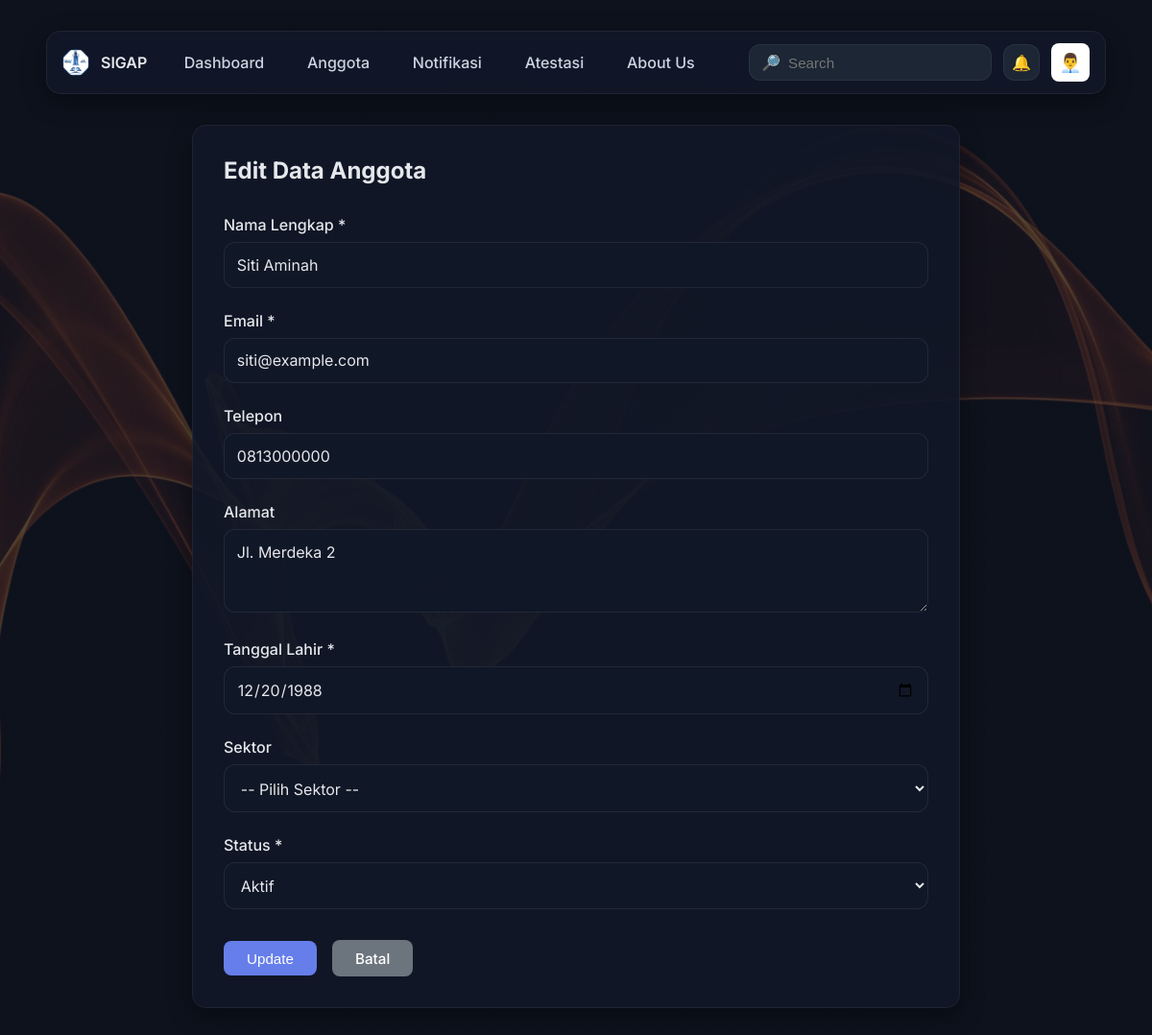
/edit_member.php?id=2, run on the app's committed database.
### tables this page shows
CREATE TABLE IF NOT EXISTS `members` (
  `id` INT UNSIGNED NOT NULL AUTO_INCREMENT,
  `nama` VARCHAR(255) NOT NULL,
  `email` VARCHAR(255) DEFAULT NULL,
  `telepon` VARCHAR(50) DEFAULT NULL,
  `alamat` TEXT DEFAULT NULL,
  `tanggal_lahir` DATE DEFAULT NULL,
  `tanggal_bergabung` DATE DEFAULT NULL,
  `status` VARCHAR(50) NOT NULL DEFAULT 'Aktif',
  `foto` VARCHAR(255) DEFAULT NULL,
  `jenis_kelamin` VARCHAR(20) DEFAULT NULL,
  `pekerjaan` VARCHAR(255) DEFAULT NULL,
  `created_at` DATETIME NOT NULL DEFAULT CURRENT_TIMESTAMP,
  `updated_at` DATETIME NOT NULL DEFAULT CURRENT_TIMESTAMP ON UPDATE CURRENT_TIMESTAMP,
  PRIMARY KEY (`id`),
  INDEX `idx_members_email` (`email`),
  INDEX `idx_members_status` (`status`),
  INDEX `idx_members_created_at` (`created_at`)
);

### edit_member.php (the view, shortened to what this page needs)
<?php
require_once 'config.php';
$id = isset($_GET['id']) ? intval($_GET['id']) : 0;
$stmt = $conn->prepare("SELECT * FROM members WHERE id = ? LIMIT 1");
if ($stmt) {
    $stmt->bind_param('i', $id);
    $stmt->execute();
    $result = $stmt->get_result();
    $member = $result->fetch_assoc();
} else {
    header("Location: dashboard.php");
    exit();
}
include 'includes/header.php';
?>
<div class="container">
    <div class="form-container">
        <h2>Edit Data Anggota</h2>
        <form method="POST" action="">
            <div class="form-group">
                <label for="nama">Nama Lengkap *</label>
                <input type="text" id="nama" name="nama" value="<?php echo htmlspecialchars($member['nama']); ?>" required>
            </div>
            <div class="form-group">
                <label for="email">Email *</label>
                <input type="email" id="email" name="email" value="<?php echo htmlspecialchars($member['email']); ?>" required>
            </div>
            <div class="form-group">
                <label for="telepon">Telepon</label>
                <input type="tel" id="telepon" name="telepon" value="<?php echo htmlspecialchars($member['telepon']); ?>" placeholder="Contoh: 08123456789">
            </div>
            <div class="form-group">
                <label for="alamat">Alamat</label>
                <textarea id="alamat" name="alamat" rows="3"><?php echo htmlspecialchars($member['alamat']); ?></textarea>
            </div>
            <div class="form-group">
                <label for="tanggal_lahir">Tanggal Lahir *</label>
                <input type="date" id="tanggal_lahir" name="tanggal_lahir"
                       value="<?php echo $member['tanggal_lahir']; ?>" required>
            </div>
            <div class="form-group">
                <label for="sektor">Sektor</label>
                <select id="sektor" name="sektor">
                    <option value="">-- Pilih Sektor --</option>
                </select>
            </div>
            <div class="form-group">
                <label for="status">Status *</label>
                <select id="status" name="status" required>
                    <option value="Aktif" <?php echo $member['status'] == 'Aktif' ? 'selected' : ''; ?>>Aktif</option>
                </select>
            </div>
            <div class="form-actions">
                <button type="submit" class="btn btn-primary">Update</button>
                <a href="anggota.php" class="btn btn-secondary">Batal</a>
            </div>
        </form>
    </div>
</div>
<?php include 'includes/footer.php'; ?>

### style.css (style rules this page uses)
:root { --font-primary: 'Inter', 'Segoe UI', Tahoma, Geneva, Verdana, sans-serif; }
* { margin: 0; padding: 0; box-sizing: border-box; }
body { font-family: var(--font-primary); background: linear-gradient(rgba(17, 24, 39, 0.7), rgba(17, 24, 39, 0.7)), url('./assets/1.jpg') center center / cover fixed no-repeat; background-attachment: fixed; background-size: cover; min-height: 100vh; }
.container { max-width: 1400px; margin: 2rem auto; padding: 0 1.5rem; width: 100%; position: relative; }
.container > * { position: relative; z-index: auto; }
.btn { display: inline-block; padding: 0.6rem 1.5rem; border: none; border-radius: 8px; font-size: 0.95rem; font-weight: 500; cursor: pointer; text-decoration: none; transition: all 0.3s ease; }
.btn-primary { background: #667eea; color: white; }
.btn-secondary { background: #6c757d; color: white; position: relative; z-index: 1; }
.form-container { background: rgba(17, 24, 39, 0.9); padding: 2rem; border-radius: 15px; box-shadow: 0 8px 24px rgba(0, 0, 0, 0.35); max-width: 800px; margin: 0 auto; border: 1px solid rgba(255, 255, 255, 0.06); }
.form-container h2 { color: #e5e7eb; margin-bottom: 2rem; }
.form-group { margin-bottom: 1.5rem; }
.form-group label { display: block; margin-bottom: 0.5rem; color: #e5e7eb; font-weight: 500; }
.form-group input, .form-group select, .form-group textarea { width: 100%; padding: 0.8rem; border: 1px solid rgba(255, 255, 255, 0.08); border-radius: 12px; font-size: 1rem; font-family: inherit; background: rgba(17, 24, 39, 0.9); color: #e5e7eb; }
.form-group input::placeholder, .form-group textarea::placeholder { color: #94a3b8; }
.form-actions { display: flex; gap: 1rem; margin-top: 2rem; align-items: center; }
.btn { position: relative; overflow: hidden; }
.btn::before { content: ''; position: absolute; top: 50%; left: 50%; width: 0; height: 0; border-radius: 50%; background: rgba(255, 255, 255, 0.2); transform: translate(-50%, -50%); transition: width 0.6s, height 0.6s; }
@media (max-width: 1200px) { .container { padding: 0 1rem; } }

### data on the page
members: nama "Siti Aminah", email "siti@example.com", telepon "0813000000", alamat "Jl. Merdeka 2", tanggal_lahir "12/20/1988", status "Aktif"
